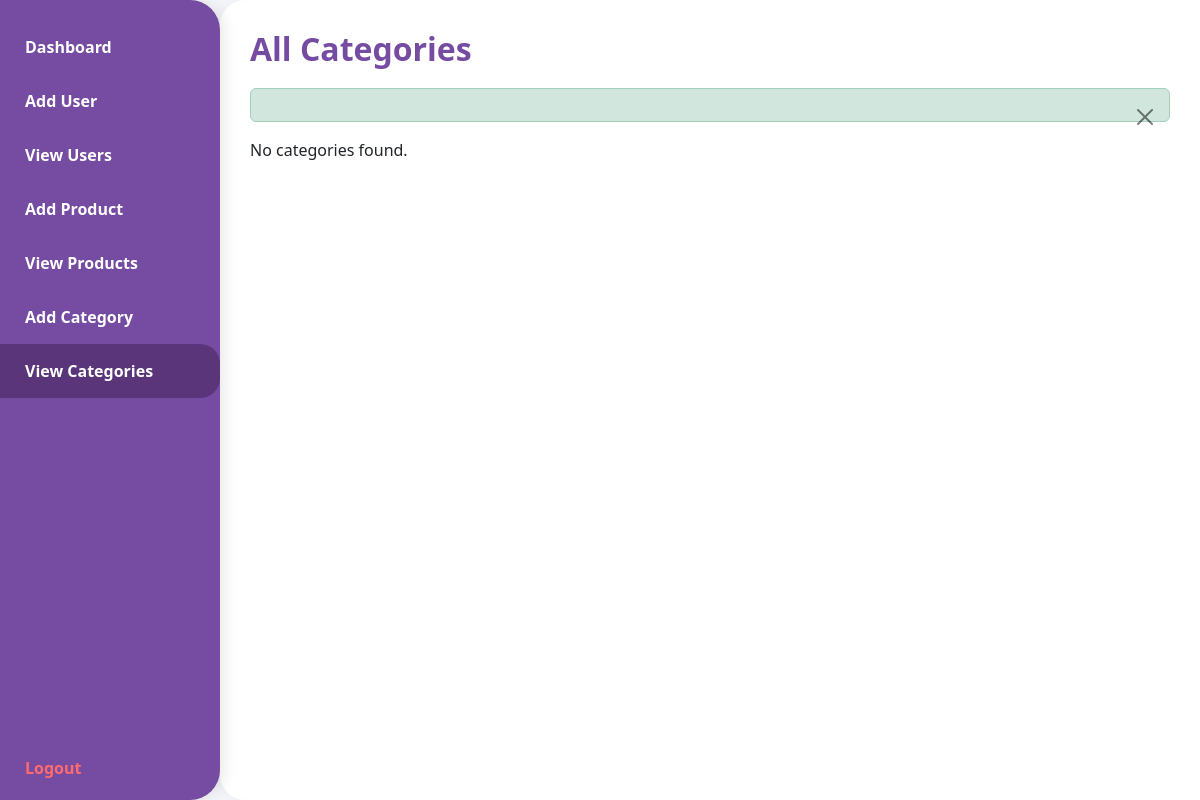
Page /DOC/DOC/combineproject/muntasir/log-rej-das/admin_dashboard.php?page=view_categories (signed in) on the earlier database version.
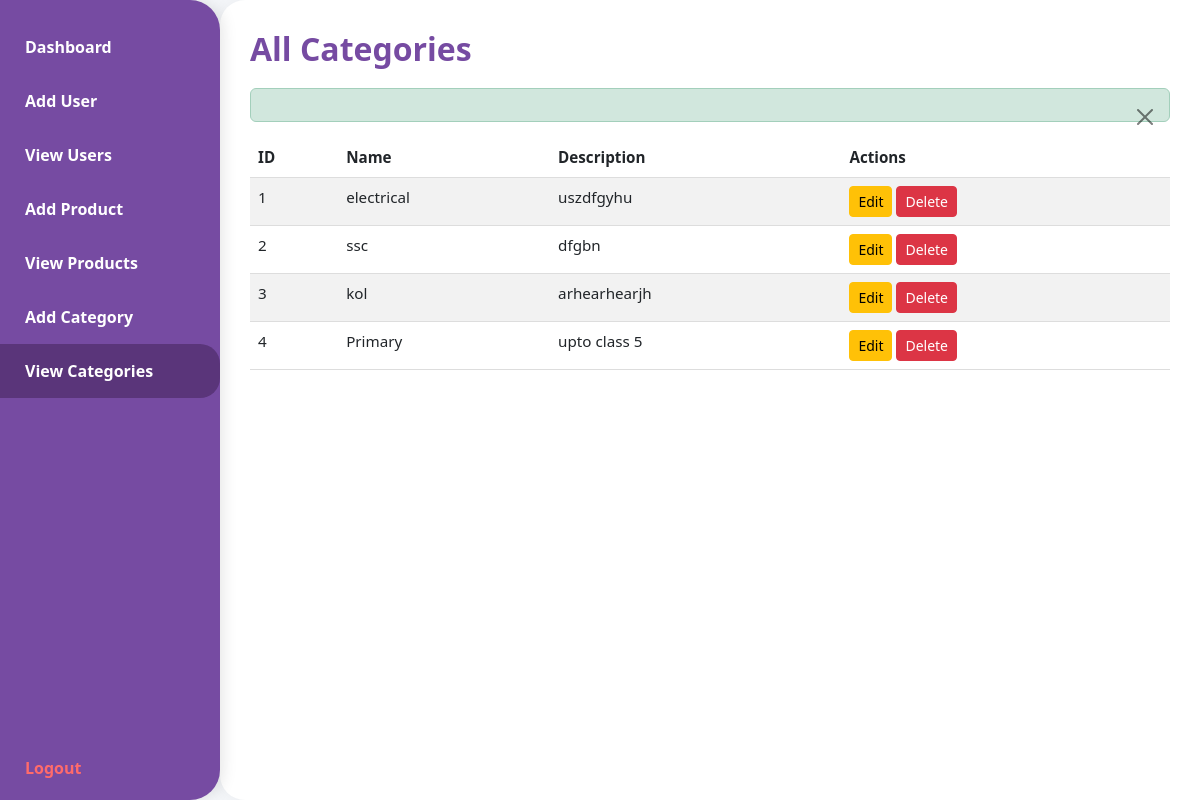
Same page on the later database version.
### tables this page shows
CREATE TABLE `categories` (
  `id` int(11) NOT NULL,
  `name` varchar(100) NOT NULL,
  `slug` varchar(100) NOT NULL,
  `description` text DEFAULT NULL,
  `icon` varchar(100) DEFAULT NULL,
  `status` enum('active','inactive') DEFAULT 'active',
  `created_by` int(11) DEFAULT NULL,
  `created_at` timestamp NOT NULL DEFAULT current_timestamp(),
  `updated_at` timestamp NOT NULL DEFAULT current_timestamp() ON UPDATE current_timestamp()
);

### DOC/DOC/combineproject/muntasir/log-rej-das/admin_dashboard.php (the view, shortened to what the changed rows need)
<?php
$db_host = 'localhost';
$db_user = 'root';
$db_pass = '';
$db_name = 'test_db';
$conn = new mysqli($db_host, $db_user, $db_pass, $db_name);
$delete_category_err = $delete_category_success = "";
$active_page = "dashboard";
if (isset($_GET['page'])) {
    $page = $_GET['page'];
    if (in_array($page, ['dashboard', 'add_user', 'view_users', 'edit_user', 'add_product', 'view_products', 'edit_product', 'add_category', 'view_categories', 'edit_category'])) {
        $active_page = $page;
    }
}
$categories_data = [];
if ($active_page === "view_categories" || $active_page === "add_product" || $active_page === "edit_product") {
    $result = $conn->query("SELECT id, name, description FROM categories ORDER BY id ASC");
    if ($result) {
        while ($row = $result->fetch_assoc()) {
            $categories_data[] = $row;
        }
    }
}
?>
<!DOCTYPE html>
<html lang="en">
<head>
    <link href="https://cdn.jsdelivr.net/npm/bootstrap@5.3.0/dist/css/bootstrap.min.css" rel="stylesheet" />
</head>
<body>
    <main class="main-content">
<?php if ($active_page === 'dashboard'): ?>
    <h2>Welcome to Admin Dashboard</h2>
    <p>Hello <strong><?php echo htmlspecialchars($_SESSION["username"]); ?></strong>, you are logged in as <strong>Admin</strong>.</p>
    <p>Use the menu to manage users, products, and categories.</p>
    <h3>User Summary</h3>
    <?php
    $result = $conn->query("SELECT id, username, email, role, created_at FROM users ORDER BY id ASC LIMIT 5");
    if ($result && $result->num_rows > 0):
    ?>
        <div class="table-responsive">
            <table class="table table-striped table-hover">
                <thead>
                    <tr>
                        <th>ID</th>
                        <th>Username</th>
                        <th>Email</th>
                        <th>Role</th>
                        <th>Registered At</th>
                    </tr>
                </thead>
                <tbody>
                    <?php while ($row = $result->fetch_assoc()): ?>
                        <tr>
                            <td><?php echo htmlspecialchars($row['id']); ?></td>
                            <td><?php echo htmlspecialchars($row['username']); ?></td>
                            <td><?php echo htmlspecialchars($row['email']); ?></td>
                            <td><?php echo htmlspecialchars(ucfirst($row['role'])); ?></td>
                            <td><?php echo htmlspecialchars($row['created_at']); ?></td>
                        </tr>
                    <?php endwhile; ?>
                </tbody>
            </table>
        </div>
    <?php else: ?>
        <p>No users found.</p>
<?php endif; ?>
        <?php elseif ($active_page === 'view_categories'): ?>
            <h2>All Categories</h2>
            <?php if (isset($delete_category_success)): ?>
                <div class="alert alert-success alert-dismissible fade show" role="alert">
                    <button type="button" class="btn-close" data-bs-dismiss="alert" aria-label="Close"></button>
                </div>
            <?php elseif (isset($delete_category_err)): ?>
                <div class="alert alert-danger"><?php echo $delete_category_err; ?></div>
            <?php endif; ?>
            <?php if (!empty($categories_data)): ?>
                <div class="table-responsive" style="max-height: 500px;">
                    <table class="table table-striped table-hover" aria-describedby="Category list table">
                        <thead>
                            <tr>
                                <th>ID</th>
                                <th>Name</th>
                                <th>Description</th>
                                <th>Actions</th>
                            </tr>
                        </thead>
                        <tbody>
                            <?php foreach ($categories_data as $category): ?>
                                <tr>
                                    <td><?php echo htmlspecialchars($category['id']); ?></td>
                                    <td><?php echo htmlspecialchars($category['name']); ?></td>
                                    <td><?php echo htmlspecialchars($category['description']); ?></td>
                                    <td>
                                        <a href="?page=edit_category&id=<?php echo $category['id']; ?>" class="btn btn-sm btn-warning">Edit</a>
                                        <a href="?action=delete_category&id=<?php echo $category['id']; ?>" class="btn btn-sm btn-danger" onclick="return confirm('Are you sure you want to delete this category?');">Delete</a>
                                    </td>
                                </tr>
                            <?php endforeach; ?>
                        </tbody>
                    </table>
                </div>
            <?php else: ?>
                <p>No categories found.</p>
            <?php endif; ?>
        <?php endif; ?>
    </main>
</body>
</html>

Differences in the rows shown:
added categories: id "1", name "electrical", description "uszdfgyhu"
added categories: id "2", name "ssc", description "dfgbn"
added categories: id "3", name "kol", description "arhearhearjh"
added categories: id "4", name "Primary", description "upto class 5"
Other differences:
text no longer shown: "No categories found."
text now shown: "ID Name Description Actions"
